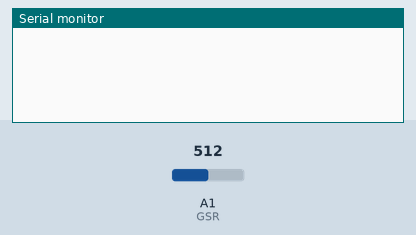
This sketch was run on a simulated Arduino Uno, built with avr-gcc and run on an emulated ATmega328P. Parts: the last lines printed to the serial monitor. The inputs (shaded band) are chosen by the test bench; at power-on: A1 (GSR) = 512.

Above: at 1.2 s.
1.3 s: A1 (GSR) set to 490
At 3.1 s:
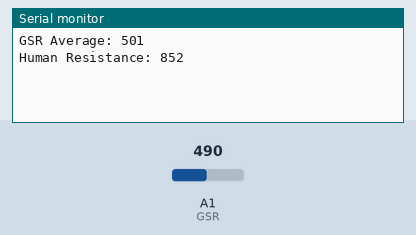
4.0 s: A1 (GSR) set to 510
At 5.9 s:
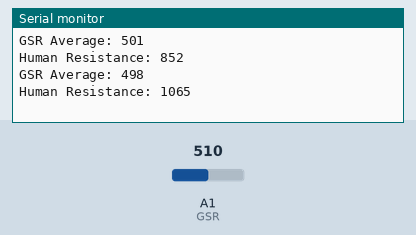
Timing chart, 0 to 7.4 s (numbered marks = the images above; inputs shaded):
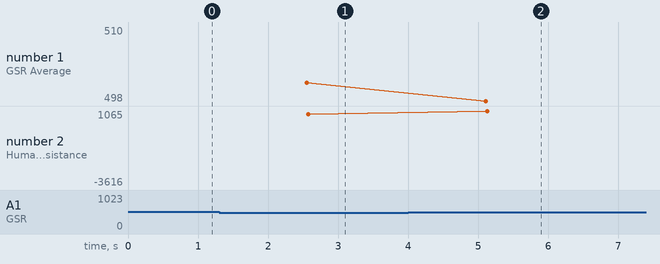

Measured:
- after the input at 1.3 s, the serial monitor: prints a new line after 1.3 s (image 1)
- after the input at 4.0 s, the serial monitor: prints a new line after 1.1 s (image 2)
- plotted number 1: 501 → 510 after the input at 4.0 s
- plotted number 2: 852 → -3616 after the input at 4.0 s

The sketch:

GSR.ino
```cpp
const int GSR = A1;
int gsr_average = 0;
long human_resistance = 0;

void setup()
{
  Serial.begin(9600);
}

void loop()
{
  unsigned long sum = 0;

  for (int i = 0; i < 500; i++) //Average the 10 measurements to remove the glitch
  {
    int sensor_value = analogRead(GSR);
    sum += sensor_value;
    delay(5);
  }

  gsr_average = sum / 500;

  Serial.println("GSR Average: " + String(gsr_average));

  human_resistance = ((1024 + 2 * gsr_average) * 10000) / (512 - gsr_average);

  Serial.println("Human Resistance: " + String(human_resistance));
}
```
